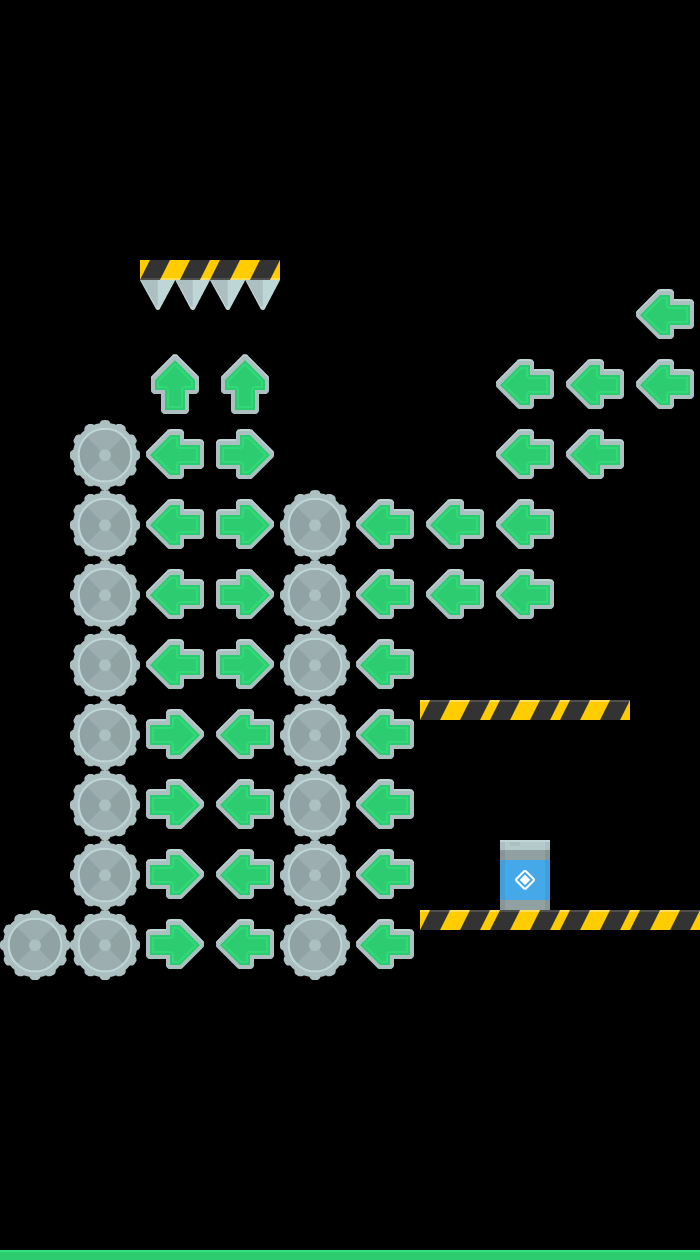

A level layout from a 2D game, rendered from its tile map. Below: a short description, then the map file with its tile-grid data intact:
An orthogonal 10x18 tile map with 70x70 px tiles, 1 tile layer (Tile Layer 1) and 19 objects (6x arrow_left, 4x collision, 4x danger, 2x arrow_right, player, ...).

<map version="1.4" tiledversion="1.4.3" orientation="orthogonal" renderorder="right-down" width="10" height="18" tilewidth="70" tileheight="70" infinite="0" nextlayerid="5" nextobjectid="35">
 <tileset firstgid="1" source="Rocket.tsx" />
 <layer id="1" name="Tile Layer 1" width="10" height="18">
  <data encoding="csv">
0,0,0,0,0,0,0,0,0,0,
0,0,0,0,0,0,0,0,0,0,
0,0,0,0,0,0,0,0,0,0,
0,0,3221225536,3221225536,0,0,0,0,0,0,
0,0,38,38,0,0,0,0,0,98,
0,0,84,84,0,0,0,98,98,98,
0,67,98,70,0,0,0,98,98,0,
0,67,98,70,67,98,98,98,0,0,
0,67,98,70,67,98,98,98,0,0,
0,67,98,70,67,98,0,0,0,0,
0,67,70,98,67,98,64,64,64,0,
0,67,70,98,67,98,0,0,0,0,
0,67,70,98,67,98,0,90,0,0,
67,67,70,98,67,98,64,64,64,64,
0,0,0,0,0,0,0,0,0,0,
0,0,0,0,0,0,0,0,0,0,
0,0,0,0,0,0,0,0,0,0,
11,11,11,11,11,11,11,11,11,11
</data>
 </layer>
 <objectgroup id="3" name="objects">
  <object id="1" name="player" x="242.667" y="1168" width="22.6667" height="26.6667" />
  <object id="2" name="exit" x="504.833" y="848.5" width="41.6667" height="58.1667" />
  <object id="14" name="arrow_right" x="143.38" y="698.787" width="64.8613" height="276.509" />
  <object id="15" name="arrow_up" x="142.379" y="351.301" width="140.811" height="67.4548" />
  <object id="17" name="arrow_left" x="210.704" y="700.015" width="69.2677" height="275.354" />
  <object id="18" name="arrow_right" x="213.069" y="422.745" width="64.8613" height="273.009" />
  <object id="19" name="arrow_left" x="142.866" y="422.323" width="65.2677" height="273.354" />
  <object id="20" name="arrow_left" x="355.866" y="491.823" width="62.2677" height="484.854" />
  <object id="21" name="arrow_left" x="422.366" y="492.073" width="135.268" height="136.354" />
  <object id="22" name="arrow_left" x="492.866" y="347.823" width="135.268" height="136.354" />
  <object id="23" name="arrow_left" x="630.866" y="276.823" width="67.768" height="136.354" />
 </objectgroup>
 <objectgroup id="4" name="physics">
  <object id="6" name="collision" x="421" y="700.334" width="209.333" height="20.6667" />
  <object id="7" name="collision" x="420" y="910" width="281" height="21.3333" />
  <object id="8" name="collision" x="1" y="1250" width="704" height="24" />
  <object id="25" name="danger" x="69" y="422" width="71" height="558" />
  <object id="28" name="danger" x="281" y="493" width="72" height="485" />
  <object id="29" name="collision" x="140" y="259.667" width="140.667" height="20.3333" />
  <object id="30" name="danger" x="140.333" y="281.333" width="140.333" height="29.3333" />
  <object id="34" name="danger" x="1" y="910" width="66" height="71" />
 </objectgroup>
</map>
